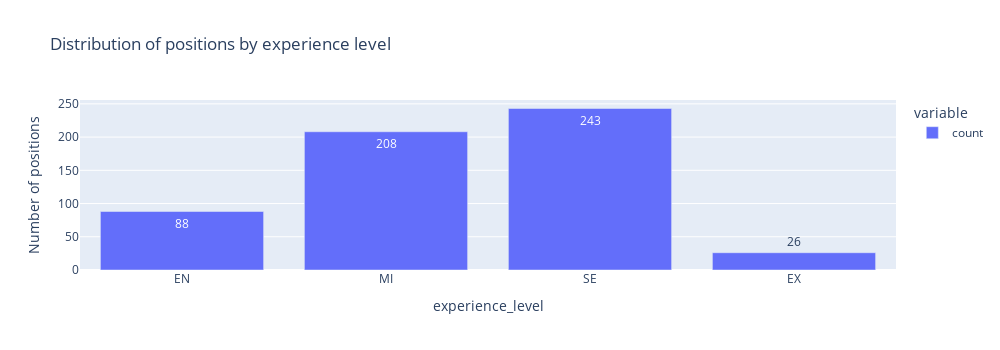

The cell this chart's notebook holds for it:
### Code cell
display('Visualizing categorical and text features:')

fig = px.bar(
    data['experience_level'].value_counts(),
    width=1000,
    height=350,
    title='Distribution of positions by experience level',
    text_auto=True
).update_layout(
    yaxis_title='Number of positions',
    xaxis_categoryorder='array',
    xaxis_categoryarray=['EN', 'MI', 'SE', 'EX']
)
fig.show()

fig = px.bar(
    data_frame=data['job_title'].value_counts().head(10),
    width=1000,
    height=350,
    title='Distribution of positions by job title (TOP 10)',
    text_auto=True
).update_layout(
    yaxis_title='Number of positions',
    showlegend=False
)
fig.show('png')

### Figure 1 — Plotly figure (JSON) as saved in the notebook; plotly's stock layout.template omitted (floating-point values rounded to 4 significant figures)
{"data": [{"alignmentgroup": "True", "hovertemplate": "variable=count<br>experience_level=%{x}<br>value=%{y}<extra></extra>", "legendgroup": "count", "marker": {"color": "#636efa", "pattern": {"shape": ""}}, "name": "count", "offsetgroup": "count", "orientation": "v", "showlegend": true, "textposition": "auto", "texttemplate": "%{y}", "type": "bar", "x": ["SE", "MI", "EN", "EX"], "xaxis": "x", "y": [243, 208, 88, 26], "yaxis": "y"}], "layout": {"barmode": "relative", "height": 350, "legend": {"title": {"text": "variable"}, "tracegroupgap": 0}, "title": {"text": "Distribution of positions by experience level"}, "width": 1000, "xaxis": {"anchor": "y", "categoryarray": ["EN", "MI", "SE", "EX"], "categoryorder": "array", "domain": [0, 1], "title": {"text": "experience_level"}}, "yaxis": {"anchor": "x", "domain": [0, 1], "title": {"text": "Number of positions"}}}}
